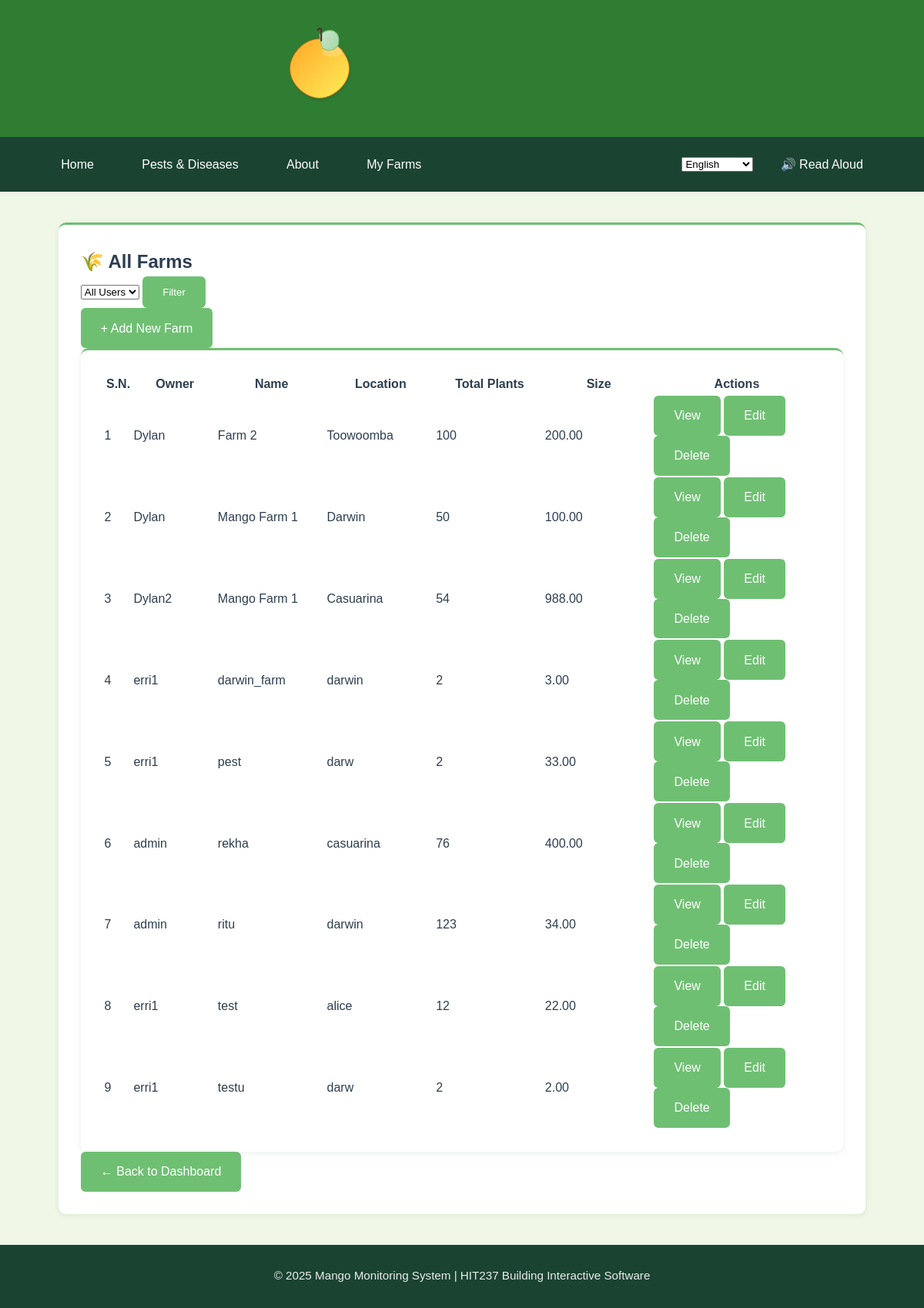
/myfarms/manage-farms/ (signed in), run on the app's committed database.
### App2/models.py (models this page shows, shortened)
class Farm(models.Model):
    name = models.CharField(max_length=100)
    location = models.CharField(max_length=150)
    owner = models.ForeignKey(User, on_delete=models.CASCADE, related_name="farms")
    total_plants = models.IntegerField(validators=[MinValueValidator(1)], help_text="Total number of mango plants on the property")
    farm_size = models.DecimalField(max_digits=10, decimal_places=2, help_text="Farm size in hectares")
    stocking_rate = models.DecimalField(max_digits=10, decimal_places=2, help_text="Plants per hectare", editable=False)
    created_at = models.DateTimeField(auto_now_add=True)
    updated_at = models.DateTimeField(auto_now=True)
    class Meta:
        ordering = ['name']

### App2/views.py (the view)
# urls.py: path('manage-farms/', views.farm_list, name='farm-list'),
@login_required
def farm_list(request):
    if request.user.is_superuser:
        user_filter = request.GET.get('user_filter', 'all')
        if user_filter != 'all':
            try:
                user_id = int(user_filter)
                farms = Farm.objects.filter(owner_id=user_id)
            except (ValueError, TypeError):
                farms = Farm.objects.all()
        else:
            farms = Farm.objects.all()
        context = {
            'farms': farms,
            'users': User.objects.all(),
            'current_user_filter': user_filter,
            'is_superuser': True
        }
    else:
        farms = Farm.objects.filter(owner=request.user)
        context = {
            'farms': farms,
            'is_superuser': False
        }
    return render(request, 'App2/farm_list.html', context)

### App2/templates/App2/farm_list.html (shortened to what this page needs)
{% extends 'app2/base.html' %}
{% block content %}
<div class="card shadow-sm p-3">
<div class="container mt-4">
  <div class="d-flex justify-content-between align-items-center mb-3">
    <h2 class="mb-0">{% if is_superuser %}🌾 All Farms{% else %}🌾 My Farms{% endif %}</h2>
    <div class="d-flex">
      {% if is_superuser %}
        <form method="get" class="d-flex me-2">
          <select name="user_filter" class="form-select me-2">
            <option value="all" {% if current_user_filter == 'all' %}selected{% endif %}>All Users</option>
          </select>
          <button type="submit" class="btn btn-primary me-2">Filter</button>
        </form>
      {% endif %}
      <a href="{% url 'App2:farm-create' %}" class="btn btn-success">+ Add New Farm</a>
    </div>
 </div>
  </div>
  <div class="card shadow-sm p-3">
    <div class="table-responsive">
        <table class="table table-hover table-bordered farm-table text-center align-middle">        <thead class="table-success">
          <tr>
            <th style="width: 3%;">S.N.</th>
            {% if is_superuser %}<th style="width: 10%;">Owner</th>{% endif %}
            <th style="width: 13%;">Name</th>
            <th style="width: 13%;">Location</th>
            <th style="width: 13%;">Total Plants</th>
            <th style="width: 13%;">Size</th>
            <th style="width: 20%;">Actions</th>
          </tr>
        </thead>
        <tbody>
          {% for farm in farms %}
          <tr>
            <td class="text-center" >{{ forloop.counter }}</td>
            {% if is_superuser %}<td class="text-center">{{ farm.owner.username }}</td>{% endif %}
            <td class="text-center">{{ farm.name }}</td>
            <td class="text-center">{{ farm.location }}</td>
            <td class="text-center">{{ farm.total_plants }}</td>
            <td class="text-center">{{ farm.farm_size }}</td>
            <td>
              <div class="d-flex justify-content-center gap-2 flex-wrap">
                <a href="{% url 'App2:farm-detail' farm.pk %}" class="btn btn-sm btn-outline-primary">View</a>
                <a href="{% url 'App2:farm-update' farm.pk %}" class="btn btn-sm btn-outline-warning">Edit</a>
                <a href="{% url 'App2:farm-delete' farm.pk %}" class="btn btn-sm btn-outline-danger">Delete</a>
              </div>
            </td>
          </tr>
          {% endfor %}
        </tbody>
      </table>
    </div>
  </div>
  <div class="text-end mt-3">
    <a href="{% url 'App2:profile' %}" class="btn btn-outline-secondary">← Back to Dashboard</a>
  </div>
</div>
{% endblock %}

### App1/static/css/base.css (style rules this page uses)
:root { --primary-green: #2E7D32; --secondary-green: #6FBF73; --accent-green: #A2C523; --light-bg: #F0F7E6; --card-bg: #FFFFFF; --text-dark: #2C3E50; --text-light: #5D6D7E; --shadow-sm: 0 2px 8px rgba(46, 125, 50, 0.1); --shadow-md: 0 4px 12px rgba(46, 125, 50, 0.15); --border-color: #dcdcdc; }
* { margin: 0; padding: 0; box-sizing: border-box; font-family: 'Poppins', sans-serif; }
body { min-height: 100vh; display: flex; flex-direction: column; background-color: var(--light-bg); color: var(--text-dark); line-height: 1.6; }
.card { background: var(--card-bg); border-radius: 10px; box-shadow: var(--shadow-sm); padding: 1.8rem; transition: all 0.3s ease; border-top: 3px solid var(--secondary-green); }
.btn { display: inline-flex; align-items: center; gap: 0.5rem; padding: 0.7rem 1.5rem; background-color: var(--secondary-green); color: white; border-radius: 6px; text-decoration: none; font-weight: 500; transition: all 0.3s ease; border: 2px solid transparent; }

### data on the page
Farm: owner.username "Dylan", name "Farm 2", location "Toowoomba", total_plants "100", farm_size "200.00"
Farm: owner.username "Dylan", name "Mango Farm 1", location "Darwin", total_plants "50", farm_size "100.00"
Farm: owner.username "Dylan2", name "Mango Farm 1", location "Casuarina", total_plants "54", farm_size "988.00"
Farm: owner.username "erri1", name "darwin_farm", location "darwin", total_plants "2", farm_size "3.00"
Farm: owner.username "erri1", name "pest", location "darw", total_plants "2", farm_size "33.00"
Farm: owner.username "admin", name "rekha", location "casuarina", total_plants "76", farm_size "400.00"
Farm: owner.username "admin", name "ritu", location "darwin", total_plants "123", farm_size "34.00"
Farm: owner.username "erri1", name "test", location "alice", total_plants "12", farm_size "22.00"
Farm: owner.username "erri1", name "testu", location "darw", total_plants "2", farm_size "2.00"
